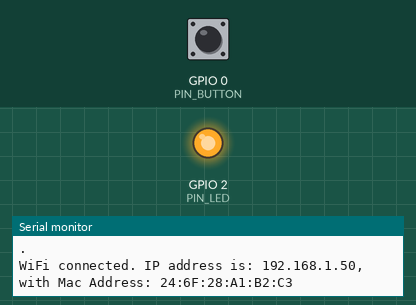
Simulated run of this sketch. Board: ESP32. Parts: output pins drawn as LEDs (lit = HIGH), the last lines printed to the serial monitor. The test bench sets the inputs (shaded band); at power-on: GPIO 0 (PIN_BUTTON) HIGH. WiFi joins after 1.5 s; servers stay silent unless stated; uploads are accepted with an empty reply.

Above: at 5.01 s.
At 6.3 s:
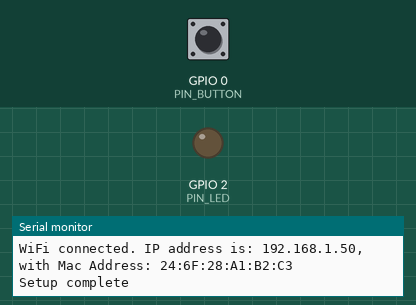
6.4 s: GPIO 0 (PIN_BUTTON) pulled LOW for 0.15 s
Timing chart, 0 to 9.4 s (numbered marks = the images above; inputs shaded):
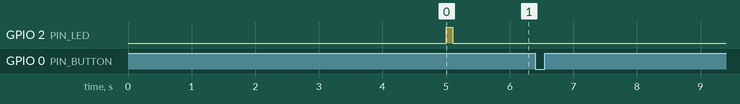

The sketch:

WIFI-POST-LAB.ino
```cpp
#include <WiFi.h>
#include <HTTPClient.h>

#define PIN_LED 2
#define PIN_BUTTON 0
#define DEBOUNCE_DELAY 300

#define WIFI_SSID "Redmi"
#define WIFI_PASS "12345678"

//This will be the Address:Port of HOST PC in Which Python Server is Running
#define HOST "http://192.168.1.104:8080/esp32"

unsigned long lastDebounceTime = 0;

int numberToSend = 1234;

void setup(){

  pinMode(PIN_LED, OUTPUT);
  pinMode(PIN_BUTTON, INPUT);

  Serial.begin(115200);

  Serial.println();
  Serial.print("Connecting to ");
  Serial.println(WIFI_SSID);

  WiFi.begin(WIFI_SSID, WIFI_PASS);


  while (WiFi.status() != WL_CONNECTED) {
    Serial.print(".");
    delay(5000);
  }

  Serial.println("");
  Serial.print("WiFi connected. IP address is: ");
  Serial.print(WiFi.localIP());
  Serial.print(", with Mac Address: ");
  Serial.println(WiFi.macAddress());

  // Blink LED to indicate connected
  digitalWrite(PIN_LED, HIGH);
  delay(100);
  digitalWrite(PIN_LED, LOW);

  Serial.println("Setup complete");
}


void loop(){

  int reading = digitalRead(PIN_BUTTON);
  unsigned long currentTime = millis();

  if((reading == LOW)
    && ((currentTime - lastDebounceTime) > DEBOUNCE_DELAY)){
    // Process the button press if we have exceed the debounce time

    lastDebounceTime = currentTime;

    String macAddr = WiFi.macAddress();
    String textToSend = "Hello from ESP32 my MAC Address:" + macAddr + " Test Random Value: " + String(numberToSend);
    numberToSend++;

    Serial.print("Button pressed, sending: ");
    Serial.println(textToSend);
    postRequest(textToSend);
  }

}

void postRequest(String message){

   HTTPClient http;

   http.begin(HOST);
   http.addHeader("Content-Type", "text/plain");

   int httpCode = http.POST(message);
   String payload = http.getString();

   Serial.println(httpCode);
   Serial.println(payload);

   http.end();
}
```
